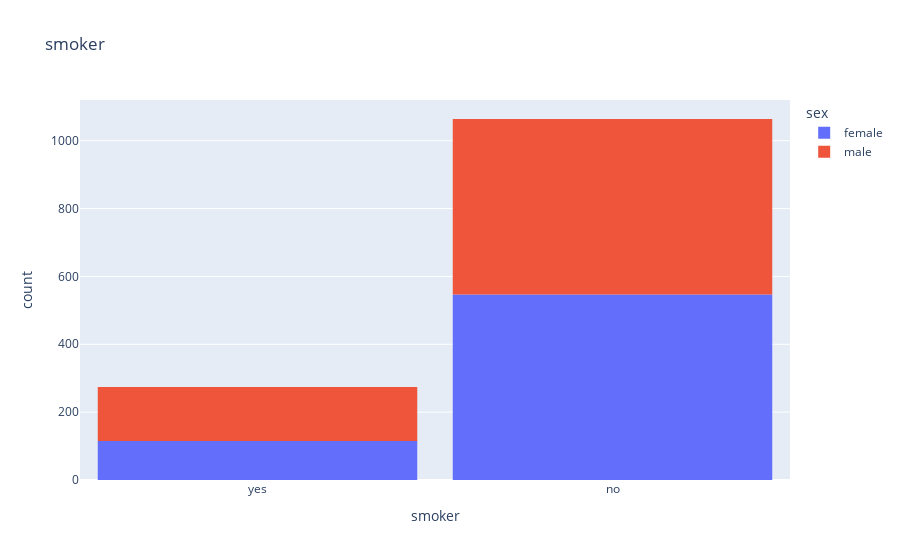

Notebook code for this chart:
### Code cell
fig = px.histogram(medical_df , x='smoker', color='sex', title='smoker')
fig.update_layout(bargap=0.1);
fig.show()

### Figure 1 — Plotly figure (JSON) as saved in the notebook; plotly's stock layout.template omitted (floating-point values rounded to 4 significant figures; data arrays with more than 128 entries replaced by an {"elided": "..."} marker saying what was removed)
{"data": [{"bingroup": "x", "hovertemplate": "sex=female<br>smoker=%{x}<br>count=%{y}<extra></extra>", "legendgroup": "female", "marker": {"color": "#636efa", "pattern": {"shape": ""}}, "name": "female", "orientation": "v", "showlegend": true, "type": "histogram", "x": {"elided": "662 str values"}, "xaxis": "x", "yaxis": "y"}, {"bingroup": "x", "hovertemplate": "sex=male<br>smoker=%{x}<br>count=%{y}<extra></extra>", "legendgroup": "male", "marker": {"color": "#EF553B", "pattern": {"shape": ""}}, "name": "male", "orientation": "v", "showlegend": true, "type": "histogram", "x": {"elided": "676 str values"}, "xaxis": "x", "yaxis": "y"}], "layout": {"bargap": 0.1, "barmode": "relative", "legend": {"title": {"text": "sex"}, "tracegroupgap": 0}, "title": {"text": "smoker"}, "xaxis": {"anchor": "y", "domain": [0, 1], "title": {"text": "smoker"}}, "yaxis": {"anchor": "x", "domain": [0, 1], "title": {"text": "count"}}}}
